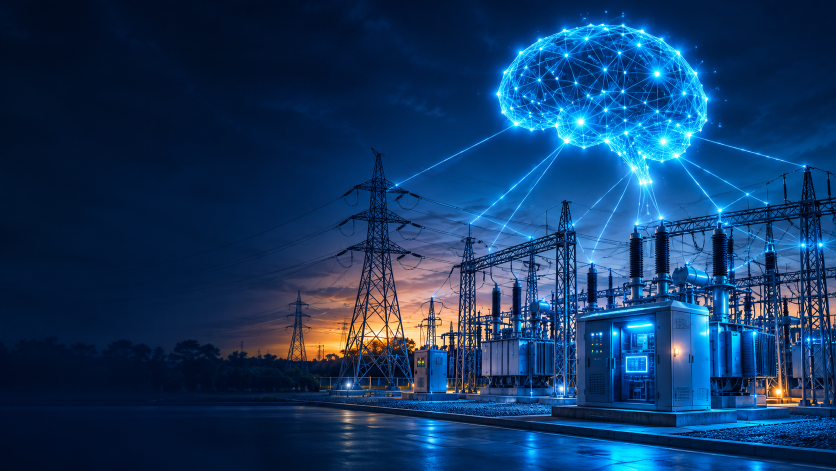
#> input picture assets/images/hero-substation-ai.jpg, 1672 x 941 px, found by its file name (shown at 1/2 size); its folder holds 4 pictures in this run
$ python optimize_images.py
#> lines starting #> are read from the running program, lines starting #| are printed output that depends on the picture
"""optimize_images.py - shrinks big pictures in assets/images so the website loads fast on a phone.

Runs automatically on GitHub (see .github/workflows/optimize-images.yml) whenever you upload pictures.
What it does:
  * hero picture  -> at most 1600 px wide
  * project pictures (proj-*) -> at most 960 px wide
  * tile pictures (k-*) -> at most 720 px wide
  * saves real JPEG files, quality 80, usually 80 to 300 KB each
  * logos and the favicon are never touched
  * pictures that are already small are left alone, so running it twice changes nothing
"""
import os, sys
from PIL import Image, ImageOps

FOLDER = "assets/images"
SKIP = ("logo", "favicon")
LIMITS = [("hero", 1600), ("proj-", 960), ("k-", 720)]
DEFAULT_MAX = 960
SMALL_ENOUGH = 350 * 1024   # bytes: below this and already a JPEG of the right size, leave it alone

def max_width(name):
    for prefix, w in LIMITS:
        if name.startswith(prefix):
            return w
    return DEFAULT_MAX

def main():
    if not os.path.isdir(FOLDER):
        print("No", FOLDER, "folder - nothing to do"); return 0
    changed = 0
    for name in sorted(os.listdir(FOLDER)):
        base, ext = os.path.splitext(name)
        if ext.lower() not in (".jpg", ".jpeg", ".png", ".webp") or base.startswith(SKIP):
            continue
        path = os.path.join(FOLDER, name)
        before = os.path.getsize(path)
        try:
            im = Image.open(path)
#> im is the input picture: PIL image 1672x941 RGB; mean R, G, B 18.7, 56, 98.8
            real_format = im.format
#> real_format = 'PNG'
            im = ImageOps.exif_transpose(im)
            limit = max_width(base)
            already_ok = real_format == "JPEG" and im.width <= limit and before <= SMALL_ENOUGH and ext.lower() == ".jpg"
#> already_ok = False
            if already_ok:
                print("skip (already small):", name); continue
            if im.mode in ("RGBA", "LA", "P"):
                bg = Image.new("RGB", im.size, (3, 10, 24))          # dark navy behind any transparency
                im = im.convert("RGBA"); bg.paste(im, mask=im.split()[-1]); im = bg
            else:
                im = im.convert("RGB")
            if im.width > limit:
                im = im.resize((limit, round(im.height * limit / im.width)), Image.LANCZOS)
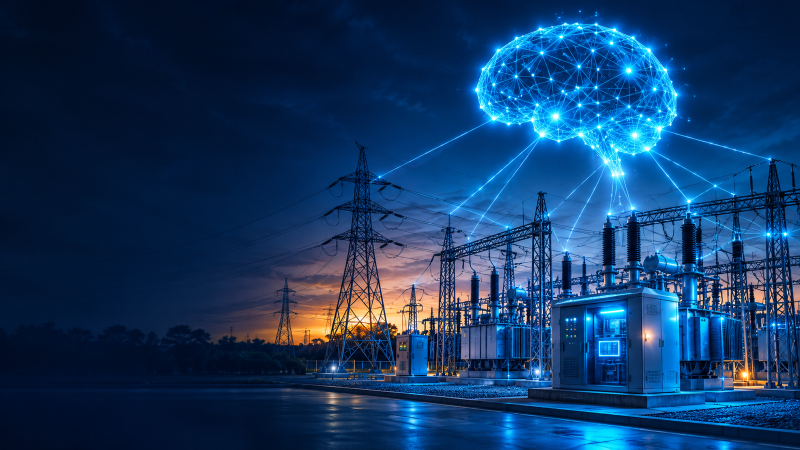
#> im: PIL image 1600x900 RGB (shown at 1/2 size); mean R, G, B 18.7, 56, 98.8
            out = os.path.join(FOLDER, base + ".jpg")
            im.save(out, "JPEG", quality=80, optimize=True, progressive=True)
            if out != path:
                os.remove(path)                                     # e.g. photo.png -> photo.jpg
            after = os.path.getsize(out)
            changed += 1
            print(f"{name}: {before/1024:.0f} KB -> {after/1024:.0f} KB ({im.width}x{im.height})")
#| hero-substation-ai.jpg: 2049 KB -> 193 KB (1600x900)
        except Exception as e:                                        # one bad file must not stop the rest
            print("could not process", name, "-", e)
#> pass 2 of the loop in main, `for name in sorted(os.listdir(FOLDER)):`:
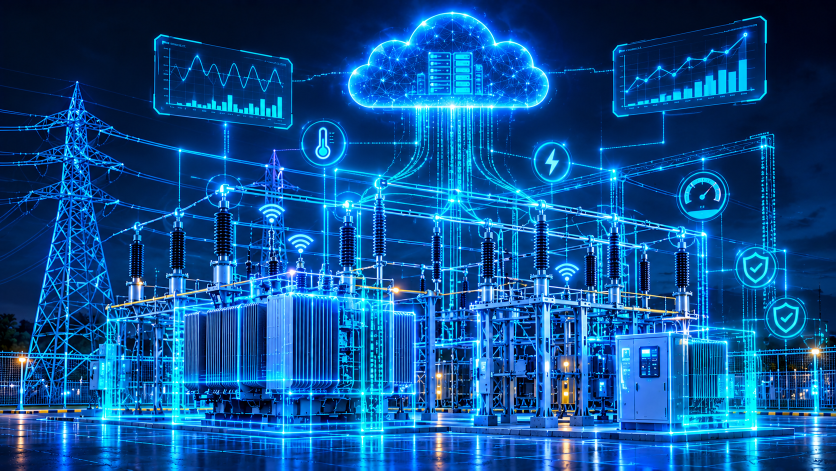
#> input picture assets/images/k-digital-substations.jpg, 1672 x 941 px, found by its file name (shown at 1/2 size)
#> in main, im is the input picture: PIL image 1672x941 RGB; mean R, G, B 13.4, 79.3, 144
#> in main, `im = im.resize((limit, round(im.height * limit / im.width)), Image.LAN..`:
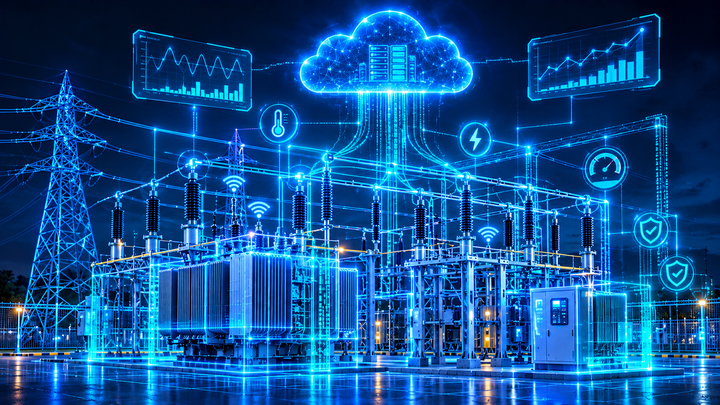
#> im: PIL image 720x405 RGB; mean R, G, B 13.7, 79.3, 143.9
#| k-digital-substations.jpg: 2373 KB -> 87 KB (720x405)
#> pass 3 of the loop in main, `for name in sorted(os.listdir(FOLDER)):`:
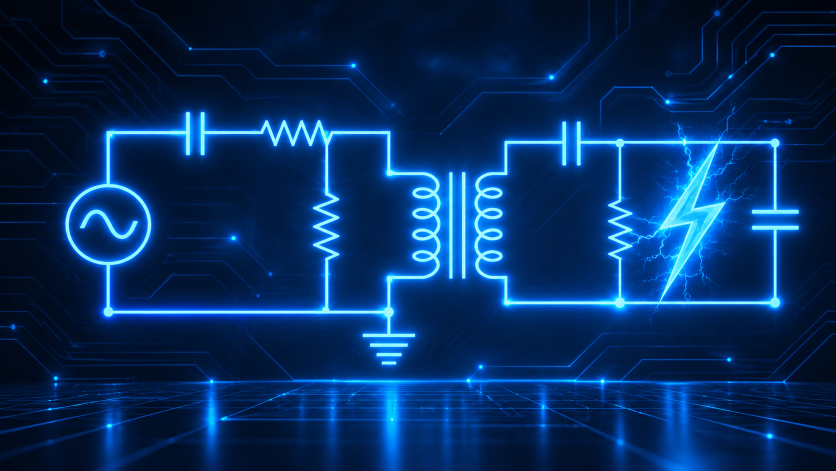
#> input picture assets/images/k-electrical-engineering.jpg, 1672 x 941 px, found by its file name (shown at 1/2 size)
#> in main, im is the input picture: PIL image 1672x941 RGB; mean R, G, B 5.7, 44.4, 93.8
#> in main, `im = im.resize((limit, round(im.height * limit / im.width)), Image.LAN..`:
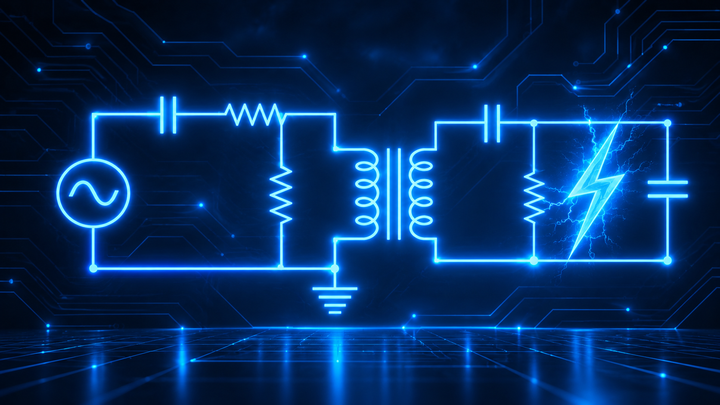
#> im: PIL image 720x405 RGB; mean R, G, B 5.8, 44.4, 93.8
#| k-electrical-engineering.jpg: 1598 KB -> 39 KB (720x405)
#> the loop made 4 passes; the first 3 are shown
    print("done,", changed, "file(s) changed")
    return 0

if __name__ == "__main__":
    sys.exit(main())
#> (the program exits here)
